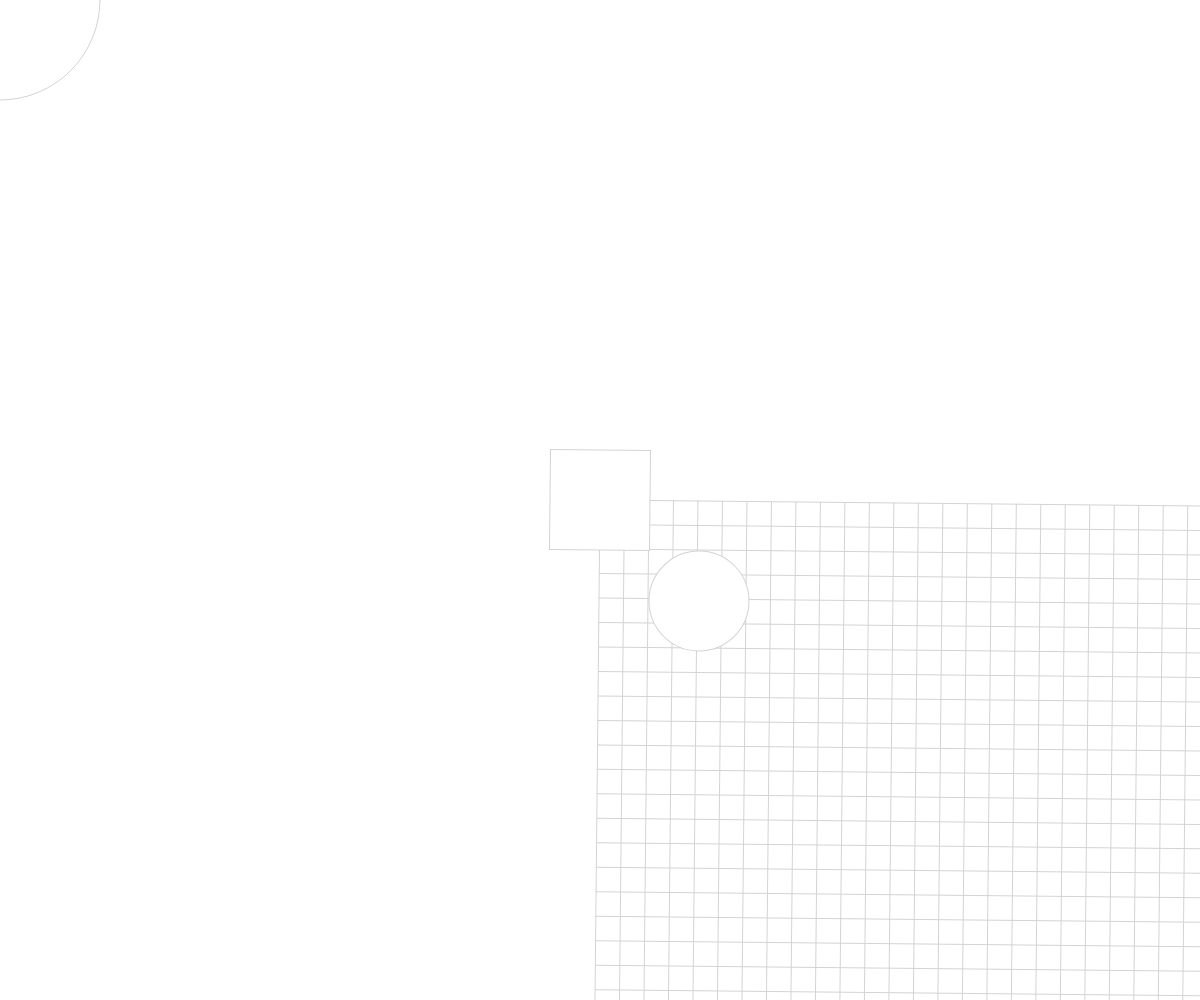
Frame 1 (no input)
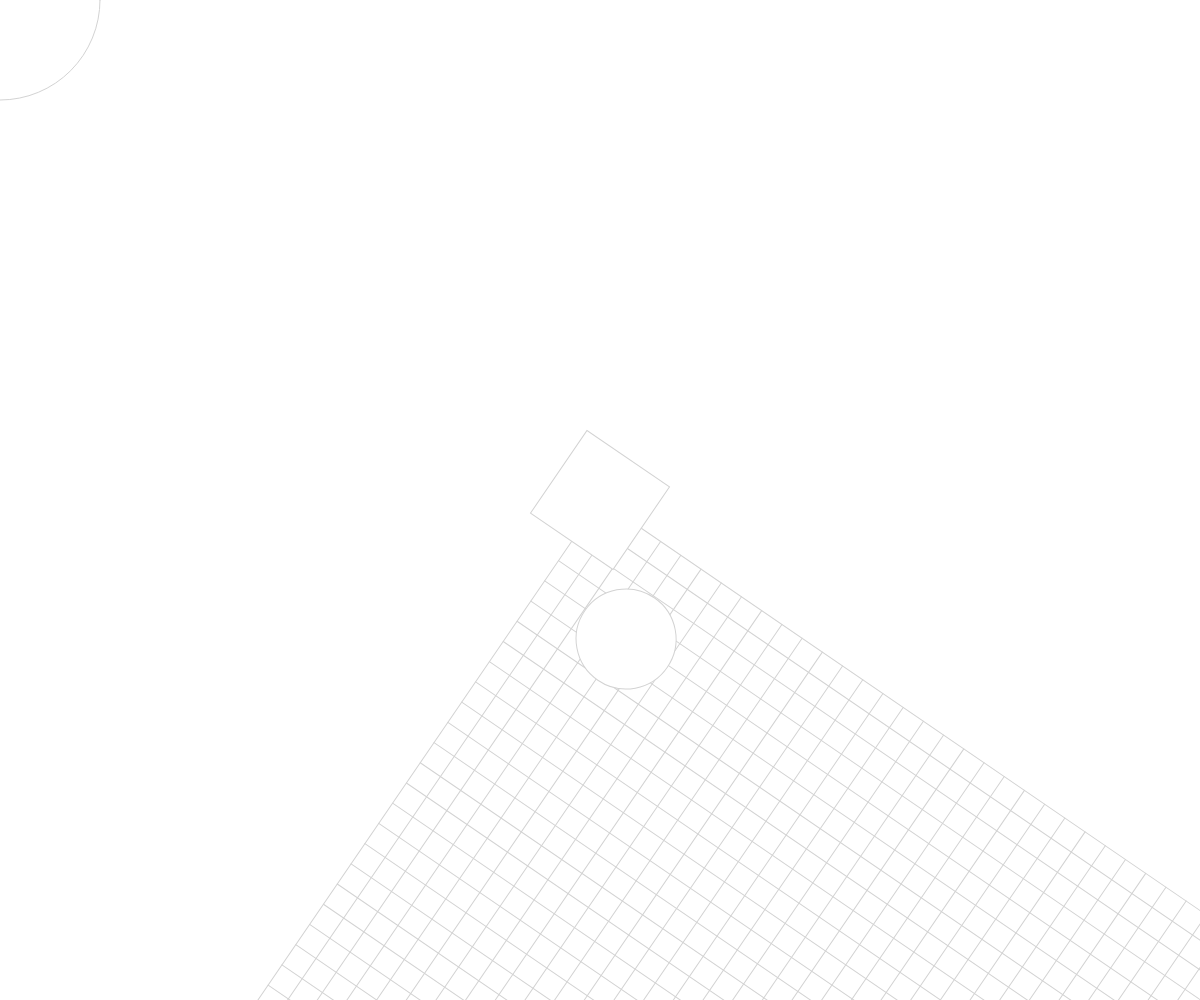
Frame 60 (no input)
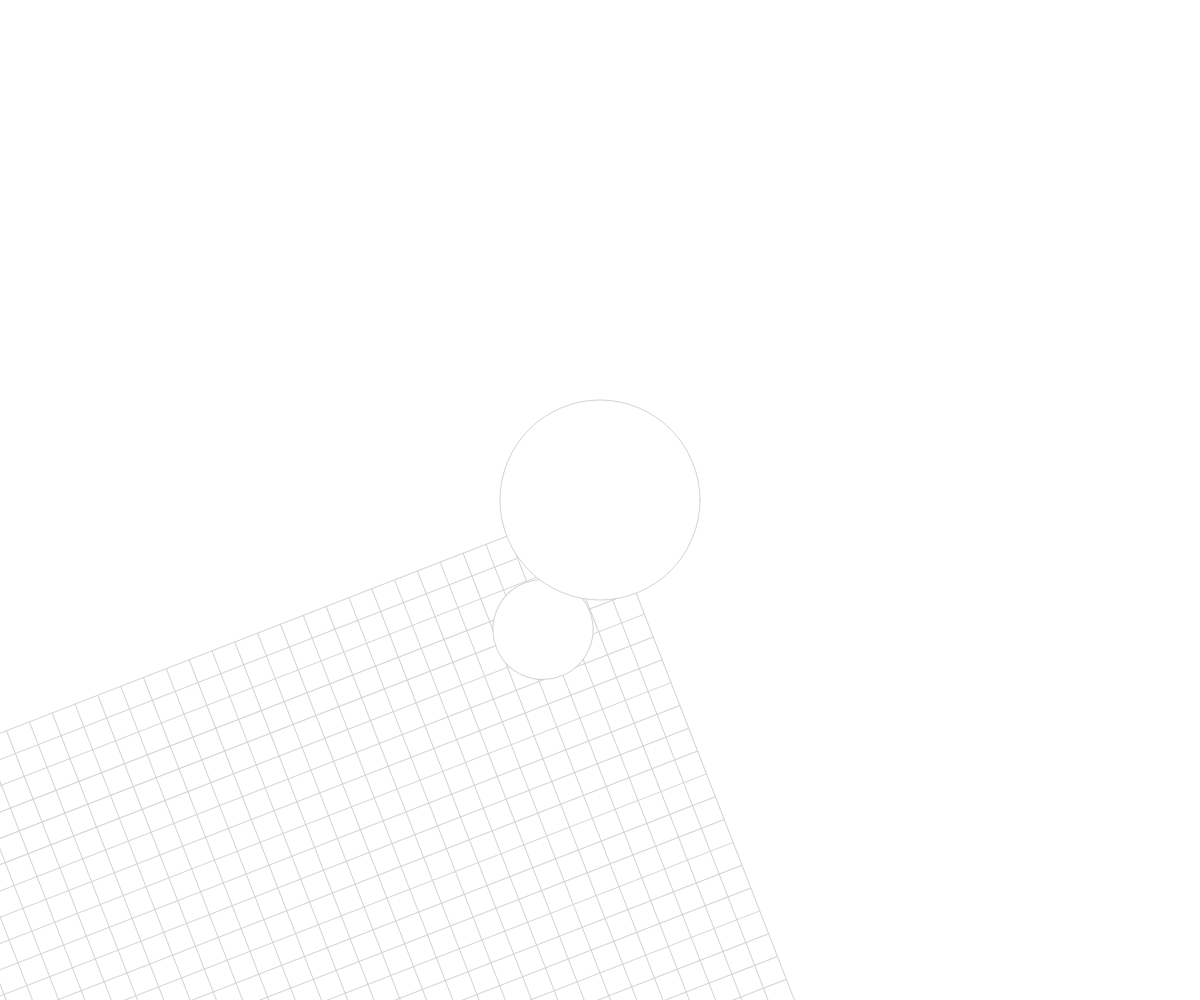
Frame 120 (the mouse pressed at the canvas centre since frame 60)

The p5.js sketch that drew these frames (run headless with seeded random() and noise() and a simulated clock; from frame 60 on, the mouse is pressed at the canvas centre):

// p5.js sketch
// ── sketch.js
// ------------------------------------------------------------------
// Code placed in setup() will run once at the beginning
function setup() {
  // Create a new canvas to match the browser size
  createCanvas(windowWidth, windowHeight);
}

// ------------------------------------------------------------------
// On window resize, update the canvas size
function windowResized() {
  resizeCanvas(windowWidth, windowHeight);
}

// ------------------------------------------------------------------
// Main render loop - code placed in draw() will repeat over and over
function draw() {
  // Place your drawing code here
  background("white");
  stroke("lightgray");

  push(); // save the origin/canvas rotation/scale
  
  // shift the origin by a certain amount
  translate(width/2, height/2);
  rotate(frameCount * 0.01);    
  //scale(2, 2);
  
  let gridSize = 50;
  for (let i = 0; i < gridSize; i++) {
    let biggestSide = width;
    if (height > width) biggestSide = height;

    let spacing = map(i, 0, gridSize - 1, 0, biggestSide);
    line(spacing, 0, spacing, height);
    line(0, spacing, width, spacing);
  }
  
  circle(100, 100, 100);
  
  rectMode(CENTER);
  rect(0, 0, 100);
  
  pop(); // restore the translation/rotation/scale from last push()
  
  circle(mouseX, mouseY, 200);
  
}
